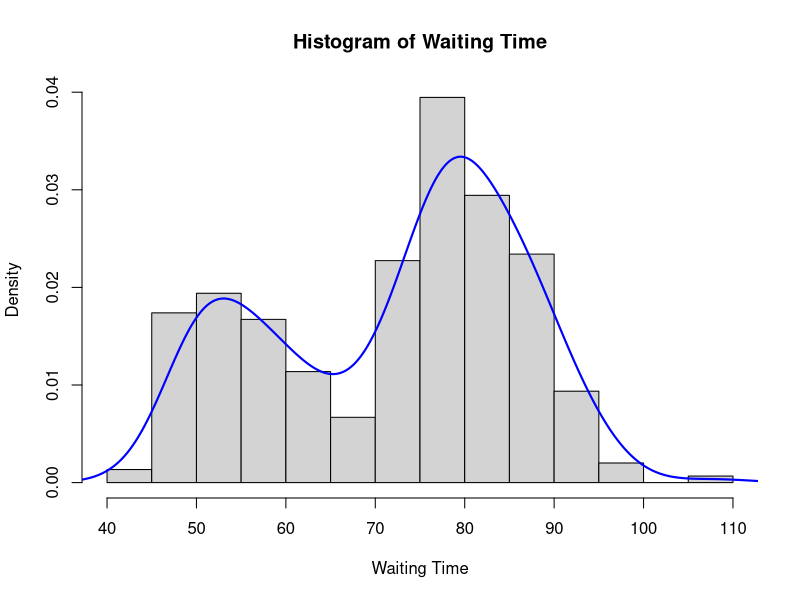
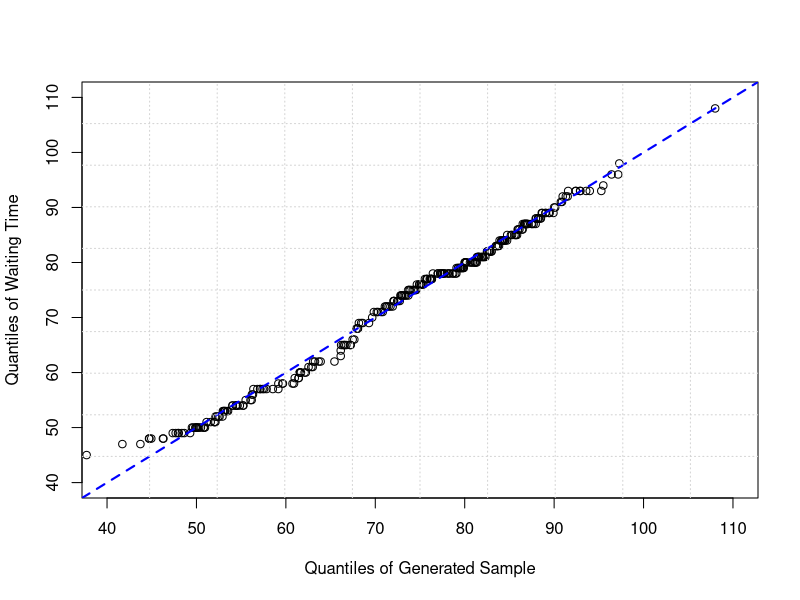

Generate these figures, in order, with R:
library(MASS)
data(geyser)
head(geyser)

mydens <- density(geyser$waiting)

dev.new()
hist(geyser$waiting, freq = FALSE,
    main = 'Histogram of Waiting Time', xlab = 'Waiting Time')
ord <- order(mydens$x)
lines(mydens$x[ord], mydens$y[ord], type = 'l', col = 'blue', lwd = 2.1)
#plot(mydens)

##Sampling algorithm taken from
##https://stats.stackexchange.com/questions/321542/how-can-i-draw-a-value-randomly-from-a-kernel-density-estimate
##also see the R documention for density

new_sample <- function(base_sample, size, density_obj)
{
    rkernel <- function(n) rnorm(n, sd = density_obj$bw)
    ns <- sample(base_sample, size, replace=TRUE) + rkernel(size)
    return(ns)
}

set.seed(2130)
my_samp <- new_sample(base_sample = geyser$waiting,
                        size = nrow(geyser), density_obj= mydens)

qqplot(my_samp, geyser$waiting,
        xlab = 'Quantiles of Generated Sample',
        ylab = 'Quantiles of Waiting Time',
        xlim = c(40,110), ylim = c(40,110))
abline(0,1, lwd = 2.1, lty = 'dashed', col = 'blue')
grid(10, 10)
